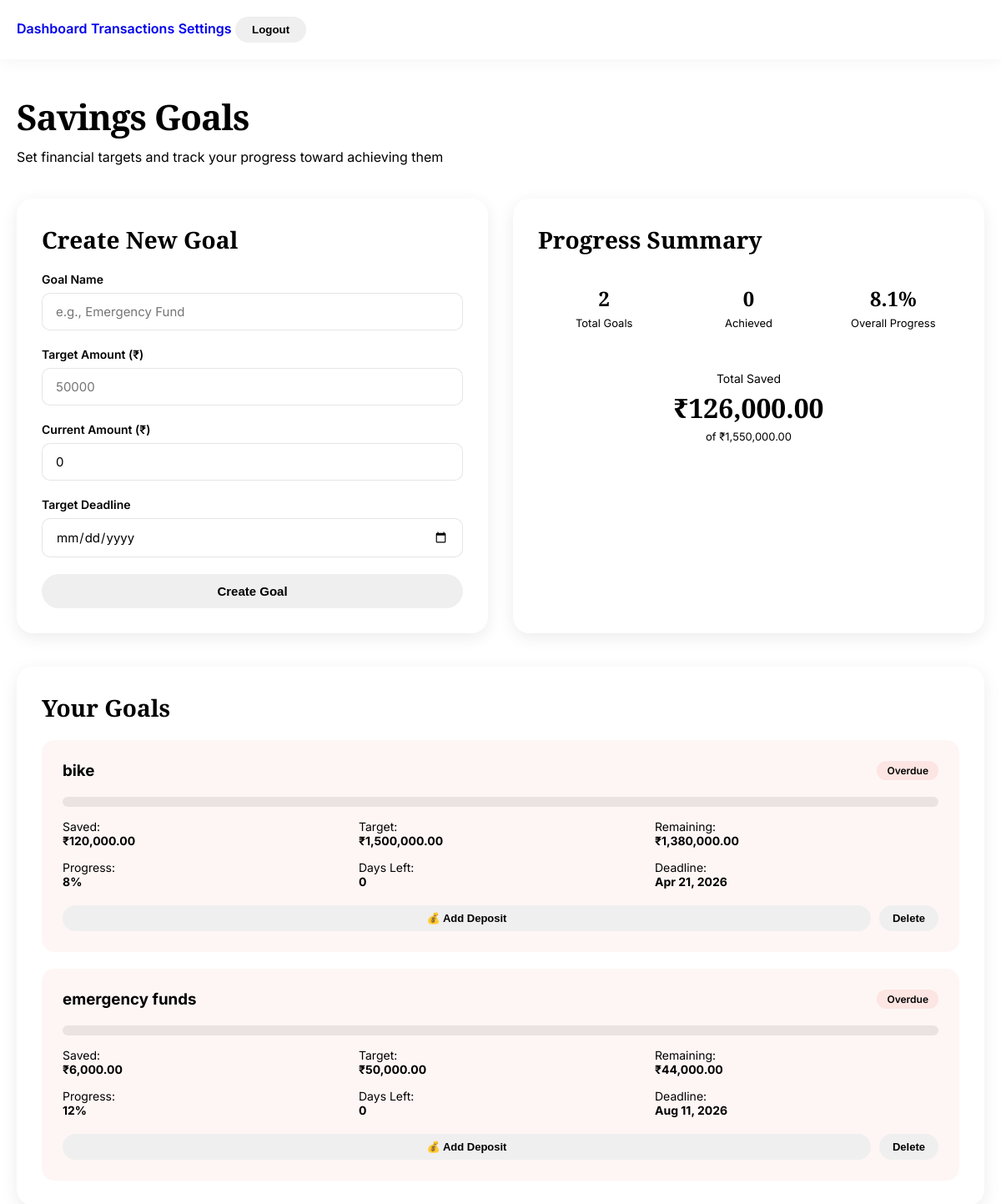
/goals.php (signed in), run on an earlier commit of the app's database.
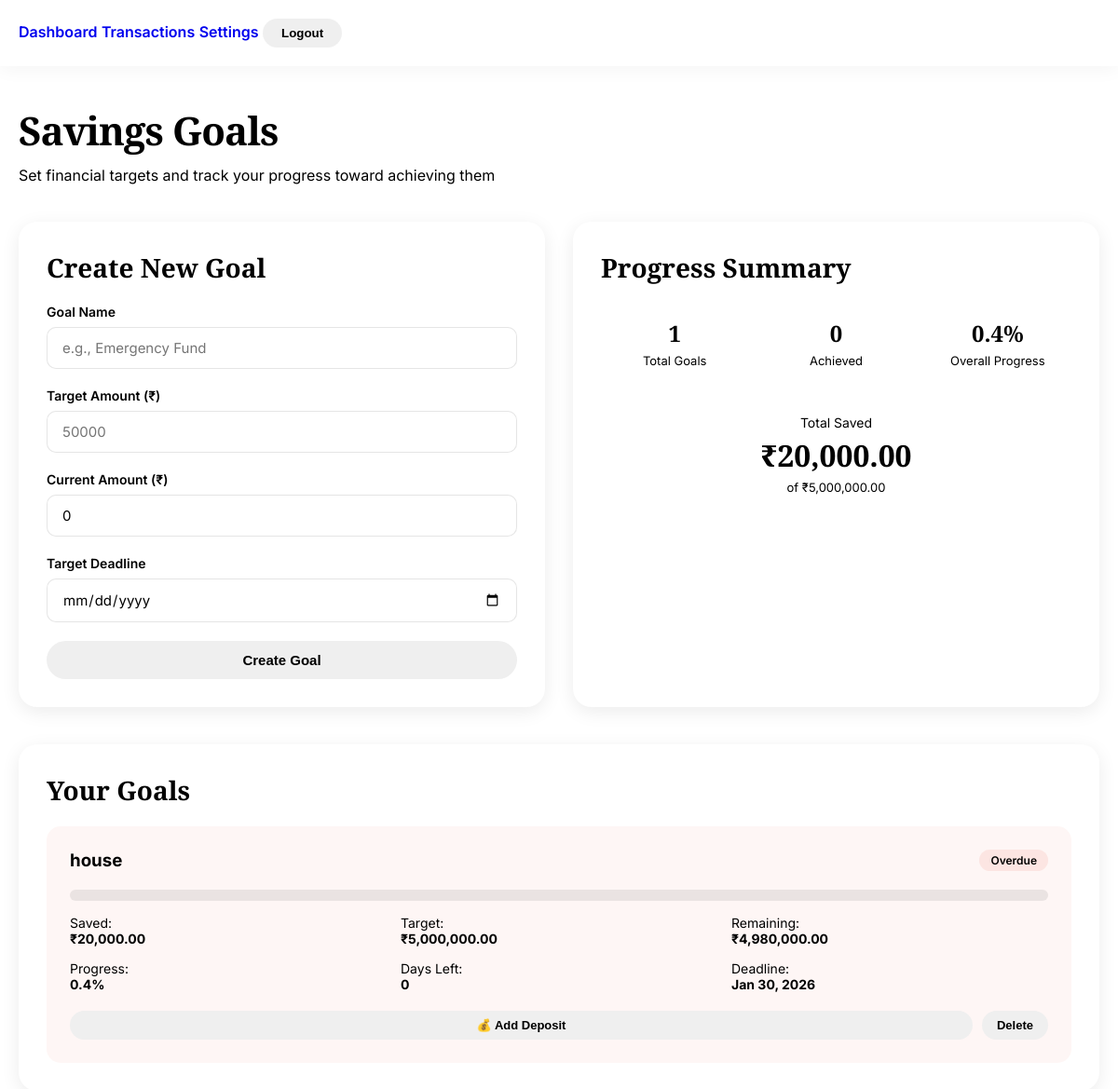
And on a later commit of the database.
### tables this page shows
CREATE TABLE IF NOT EXISTS `goals` (
  `id` int NOT NULL AUTO_INCREMENT,
  `user_id` int NOT NULL,
  `goal_name` varchar(100) DEFAULT NULL,
  `target_amount` decimal(15,2) DEFAULT NULL,
  `current_amount` decimal(15,2) DEFAULT '0.00',
  `deadline` date DEFAULT NULL,
  `status` varchar(20) DEFAULT 'in_progress',
  `created_at` timestamp NULL DEFAULT CURRENT_TIMESTAMP,
  PRIMARY KEY (`id`),
  KEY `user_id` (`user_id`),
  CONSTRAINT `fk_goals_user` FOREIGN KEY (`user_id`) REFERENCES `users` (`id`) ON DELETE CASCADE
);

### goals.php (the view, shortened to what this page needs)
<?php
include "db.php";
$user_id = $_SESSION['user_id'];
$goals_sql = "SELECT * FROM goals WHERE user_id = ? ORDER BY deadline ASC";
$goals_stmt = $conn->prepare($goals_sql);
$goals_stmt->bind_param("i", $user_id);
$goals_stmt->execute();
$goals_result = $goals_stmt->get_result();
$goals = [];
while ($row = $goals_result->fetch_assoc()) {
    $row['percentage'] = ($row['current_amount'] / $row['target_amount']) * 100;
    $row['remaining'] = $row['target_amount'] - $row['current_amount'];
    $row['days_left'] = max(0, (strtotime($row['deadline']) - time()) / (60 * 60 * 24));
    $row['status'] = $row['current_amount'] >= $row['target_amount'] ? 'Achieved' : (time() > strtotime($row['deadline']) ? 'Overdue' : 'In Progress');
    $goals[] = $row;
}
$total_target = array_sum(array_column($goals, 'target_amount'));
$total_saved = array_sum(array_column($goals, 'current_amount'));
$goals_achieved = count(array_filter($goals, fn($g) => $g['status'] === 'Achieved'));
?>
<!DOCTYPE html>
<html lang="en">
<head>
</head>
<body>
    <header>
        <div class="header-container">
            <div class="log⭐>
                <h1>Fincart</h1>
            </div>
            <div class="nav-links">
                <a href="dashboard.php" class="nav-link">Dashboard</a>
                <a href="transactions.php" class="nav-link">Transactions</a>
                <a href="profile.php" class="nav-link">Settings</a>
                <form method="POST" action="logout.php" style="display: inline;">
                    <button type="submit" class="logout-btn">Logout</button>
                </form>
            </div>
        </div>
    </header>
    <div class="container">
        <div class="page-header">
            <h1>Savings Goals</h1>
            <p>Set financial targets and track your progress toward achieving them</p>
        </div>
        <div class="content-grid">
            <div class="card">
                <h2>Create New Goal</h2>
                <form method="POST">
                    <div class="form-group">
                        <label for="goal_name">Goal Name</label>
                        <input type="text" id="goal_name" name="goal_name" placeholder="e.g., Emergency Fund" required>
                    </div>
                    <div class="form-group">
                        <label for="target_amount">Target Amount (₹)</label>
                        <input type="number" id="target_amount" name="target_amount" step="0.01" min="0" placeholder="50000" required>
                    </div>
                    <div class="form-group">
                        <label for="current_amount">Current Amount (₹)</label>
                        <input type="number" id="current_amount" name="current_amount" step="0.01" min="0" placeholder="0" value="0">
                    </div>
                    <div class="form-group">
                        <label for="deadline">Target Deadline</label>
                        <input type="date" id="deadline" name="deadline" required>
                    </div>
                    <button type="submit" class="btn btn-primary">Create Goal</button>
                </form>
            </div>
            <div class="card">
                <h2>Progress Summary</h2>
                <div class="summary-grid">
                    <div class="summary-stat">
                        <div class="summary-stat-value"><?php echo count($goals); ?></div>
                        <div class="summary-stat-label">Total Goals</div>
                    </div>
                    <div class="summary-stat">
                        <div class="summary-stat-value"><?php echo $goals_achieved; ?></div>
                        <div class="summary-stat-label">Achieved</div>
                    </div>
                    <div class="summary-stat">
                        <div class="summary-stat-value"><?php echo round(($total_saved / max($total_target, 1)) * 100, 1); ?>%</div>
                        <div class="summary-stat-label">Overall Progress</div>
                    </div>
                </div>
                <div style="background: var(—off-white); padding: 15px; border-radius: 10px; text-align: center;">
                    <p style="color: var(—text-light); font-size: 14px; margin-bottom: 5px;">Total Saved</p>
                    <p style="font-family: 'Playfair Display', serif; font-size: 32px; font-weight: 700; color: var(—primary);">₹<?php echo number_format($total_saved, 2); ?></p>
                    <p style="color: var(—text-light); font-size: 13px; margin-top: 5px;">of ₹<?php echo number_format($total_target, 2); ?></p>
                </div>
            </div>
        </div>
        <?php if (count($goals) > 0): ?>
            <div class="card">
                <h2>Your Goals</h2>
                <div class="goals-list">
                    <?php foreach ($goals as $goal): ?>
                        <div class="goal-item <?php echo strtolower($goal['status']); ?>">
                            <div class="goal-header">
                                <div class="goal-title">
                                    <h3><?php echo htmlspecialchars($goal['goal_name']); ?></h3>
                                </div>
                                <span class="goal-status <?php echo strtolower(str_replace(' ', '-', $goal['status'])); ?>">
                                    <?php echo $goal['status']; ?>
                                </span>
                            </div>
                            <div style="margin-bottom: 15px;">
                                <div class="progress-bar">
                                    <div class="progress-fill" style="width: <?php echo min($goal['percentage'], 100); ?>%;"></div>
                                </div>
                            </div>
                            <div class="goal-details">
                                <div class="detail-item">
                                    Saved: <span class="detail-value">₹<?php echo number_format($goal['current_amount'], 2); ?></span>
                                </div>
                                <div class="detail-item">
                                    Target: <span class="detail-value">₹<?php echo number_format($goal['target_amount'], 2); ?></span>
                                </div>
                                <div class="detail-item">
                                    Remaining: <span class="detail-value">₹<?php echo number_format($goal['remaining'], 2); ?></span>
                                </div>
                            </div>
                            <div class="goal-details" style="margin-bottom: 20px;">
                                <div class="detail-item">
                                    Progress: <span class="detail-value"><?php echo round($goal['percentage'], 1); ?>%</span>
                                </div>
                                <div class="detail-item">
                                    Days Left: <span class="detail-value"><?php echo ceil($goal['days_left']); ?></span>
                                </div>
                                <div class="detail-item">
                                    Deadline: <span class="detail-value"><?php echo date('M d, Y', strtotime($goal['deadline'])); ?></span>
                                </div>
                            </div>
                            <div class="goal-actions">
                                <button class="btn-deposit" onclick="openDepositModal(<?php echo $goal['id']; ?>)">💰 Add Deposit</button>
                                <form method="POST" style="display: inline;" onsubmit="return confirm('Delete this goal?');">
                                    <button type="submit" class="btn-delete">Delete</button>
                                </form>
                            </div>
                        </div>
                    <?php endforeach; ?>
                </div>
            </div>
        <?php endif; ?>
    </div>
</body>
</html>

### goals.php (style rules this page uses)
* { margin: 0; padding: 0; box-sizing: border-box; }
:root { —primary: #1a1a1a; —secondary: #f8f6f3; —accent: #d4af37; —text-dark: #2c2c2c; —text-light: #666; —white: #ffffff; —off-white: #fafaf9; —success: #27ae60; —danger: #e74c3c; —warning: #f39c12; —info: #3498db; }
body { font-family: 'Inter', sans-serif; background: linear-gradient(135deg, var(—off-white) 0%, var(—secondary) 100%); color: var(—text-dark); min-height: 100vh; }
header { position: sticky; top: 0; background: rgba(255, 255, 255, 0.95); backdrop-filter: blur(10px); box-shadow: 0 2px 20px rgba(0, 0, 0, 0.05); z-index: 1000; padding: 20px 0; }
.header-container { max-width: 1200px; margin: 0 auto; padding: 0 20px; display: flex; justify-content: space-between; align-items: center; }
.nav-link { color: var(—text-dark); text-decoration: none; font-weight: 600; transition: all 0.3s ease; }
.logout-btn { padding: 8px 20px; background: var(—danger); color: var(—white); border: none; border-radius: 20px; cursor: pointer; font-weight: 600; transition: all 0.3s ease; }
.container { max-width: 1200px; margin: 0 auto; padding: 40px 20px; }
.page-header { margin-bottom: 40px; }
.page-header h1 { font-family: 'Playfair Display', serif; font-size: 42px; color: var(—primary); margin-bottom: 10px; letter-spacing: -1px; }
.page-header p { color: var(—text-light); font-size: 16px; }
.content-grid { display: grid; grid-template-columns: 1fr 1fr; gap: 30px; margin-bottom: 40px; }
.card { background: var(—white); padding: 30px; border-radius: 20px; box-shadow: 0 5px 20px rgba(0, 0, 0, 0.08); }
.card h2 { font-family: 'Playfair Display', serif; font-size: 28px; color: var(—primary); margin-bottom: 20px; }
.form-group { margin-bottom: 20px; }
label { display: block; font-weight: 600; color: var(—primary); margin-bottom: 8px; font-size: 14px; }
input[type="text"], input[type="number"], input[type="date"], select { width: 100%; padding: 12px 16px; border: 1px solid rgba(0, 0, 0, 0.1); border-radius: 10px; font-size: 15px; font-family: 'Inter', sans-serif; transition: all 0.3s ease; }
.btn { width: 100%; padding: 12px 20px; border: none; border-radius: 50px; cursor: pointer; font-weight: 600; font-size: 15px; transition: all 0.3s ease; }
.btn-primary { background: var(—primary); color: var(—white); }
.summary-grid { display: grid; grid-template-columns: repeat(auto-fit, minmax(150px, 1fr)); gap: 15px; margin-bottom: 20px; }
.summary-stat { background: var(—off-white); padding: 15px; border-radius: 10px; text-align: center; }
.summary-stat-value { font-family: 'Playfair Display', serif; font-size: 24px; font-weight: 700; color: var(—primary); }
.summary-stat-label { font-size: 13px; color: var(—text-light); margin-top: 5px; }
.goals-list { display: grid; gap: 20px; }
.goal-item { background: var(—off-white); padding: 25px; border-radius: 15px; border-left: 5px solid var(—accent); }
.goal-item.overdue { border-left-color: var(—danger); background: rgba(231, 76, 60, 0.05); }
.goal-header { display: flex; justify-content: space-between; align-items: start; margin-bottom: 15px; }
.goal-title h3 { color: var(—primary); margin-bottom: 5px; }
.goal-status { display: inline-block; padding: 4px 12px; border-radius: 20px; font-size: 12px; font-weight: 600; }
.goal-status.overdue { background: rgba(231, 76, 60, 0.1); color: var(—danger); }
.progress-bar { width: 100%; height: 12px; background: rgba(0, 0, 0, 0.08); border-radius: 10px; overflow: hidden; margin-bottom: 10px; }
.progress-fill { height: 100%; background: linear-gradient(90deg, var(—info) 0%, var(—accent) 50%, var(—success) 100%); width: 0%; transition: width 0.3s ease; }
.goal-details { display: grid; grid-template-columns: repeat(3, 1fr); gap: 15px; margin-bottom: 15px; font-size: 14px; }
.detail-item { color: var(—text-light); }
.detail-value { font-weight: 700; color: var(—primary); display: block; }
.goal-actions { display: flex; gap: 10px; flex-wrap: wrap; }
.btn-deposit { flex: 1; min-width: 120px; padding: 8px 16px; background: var(—info); color: var(—white); border: none; border-radius: 20px; cursor: pointer; font-weight: 600; font-size: 13px; transition: all 0.3s ease; }
.btn-delete { padding: 8px 16px; background: var(—danger); color: var(—white); border: none; border-radius: 20px; cursor: pointer; font-weight: 600; font-size: 13px; transition: all 0.3s ease; }

What changed in the data, as far as the page shows it:
no longer on this page (row edited): goals: goal_name "bike", status "Overdue", current_amount "120,000.00", target_amount "1,500,000.00", remaining "1,380,000.00", percentage "8", days_left "0", deadline "Apr 21, 2026"
removed goals: goal_name "emergency funds", status "Overdue", current_amount "6,000.00", target_amount "50,000.00", remaining "44,000.00", percentage "12", days_left "0", deadline "Aug 11, 2026"
added goals: goal_name "house", status "Overdue", current_amount "20,000.00", target_amount "5,000,000.00", remaining "4,980,000.00", percentage "0.4", days_left "0", deadline "Jan 30, 2026"
Also different on the page:
count($goals): "2" → "1"
$total_saved: "126,000.00" → "20,000.00"
$total_target: "1,550,000.00" → "5,000,000.00"
text no longer shown: "8.1"
text now shown: "0.4"
